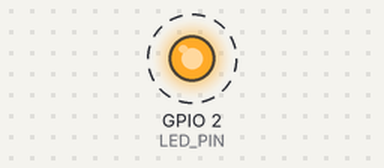
This sketch was run on a simulated ESP8266 (NodeMCU). On the bench: output pins drawn as LEDs (lit = HIGH). Dashed ring = blinking. WiFi joins after 1.5 s; servers stay silent unless stated; uploads are accepted with an empty reply; what the sketch prints to the serial monitor is not drawn.

Above: at 2.4 s.
Timing chart, 0 to 4.7 s (numbered marks = the images above):
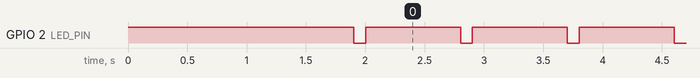

Measured:
- by itself, GPIO 2 (LED_PIN): alternates HIGH for 0.80 s and LOW for 0.10 s

The sketch:

esp8266_get_post_reg.ino
```cpp
#include <ESP8266WiFi.h>
#include <ESP8266HTTPClient.h>
#include <ArduinoJson.h>

#define LED_PIN LED_BUILTIN  // Используем встроенный светодиод

const char* ssid = "TP-Link_9108";
const char* password = "12345678";
const char* serverRunStatus = "http://192.168.0.109:8000/run_status";
const char* serverReg = "http://192.168.0.109:8000/reg";
const char* serverStatus = "http://192.168.0.109:8000/led_control/";

const String device_id = "esp8266_0";
WiFiClient client;  // Общий клиент для HTTP-запросов

void setup() {
  Serial.begin(115200);
  pinMode(LED_PIN, OUTPUT);
  digitalWrite(LED_PIN, HIGH);  // LED OFF (инверсная логика)

  WiFi.begin(ssid, password);
  while (WiFi.status() != WL_CONNECTED) {
    delay(500);
    Serial.print(".");
  }
  Serial.println("\nWiFi connected!");
  Serial.print("IP address: ");
  Serial.println(WiFi.localIP());

  sendREG();
}

void loop() {
  static unsigned long lastStatusCheck = 0;
  static unsigned long lastHeartbeat = 0;

  if (WiFi.status() != WL_CONNECTED) {
    WiFi.reconnect();
    delay(1000);
    return;
  }

  // Проверка статуса каждые 500 мс
  if (millis() - lastStatusCheck >= 500) {
    sendGetStatus();
    lastStatusCheck = millis();
  }

  // Отправка heartbeat каждые 60 секунд
  if (millis() - lastHeartbeat >= 60000) {
    sendRunStatus();
    lastHeartbeat = millis();
  }
}

void sendRunStatus() {
  HTTPClient http;
  http.begin(client, serverRunStatus);  // Исправлено здесь
  http.addHeader("Content-Type", "application/json");

  String mac = WiFi.macAddress();
  String payload = "{\"mac\":\"" + mac + "\",\"run_status\":\"run\"}";

  int httpCode = http.POST(payload);

  if (httpCode > 0) {
    Serial.printf("Heartbeat sent. Status: %d\n", httpCode);
  } else {
    Serial.printf("Heartbeat failed: %s\n", http.errorToString(httpCode).c_str());
  }

  http.end();
}

void sendGetStatus() {
  HTTPClient http;
  String url = String(serverStatus) + device_id;
  http.begin(client, url);  // Исправлено здесь

  int httpCode = http.GET();

  if (httpCode == HTTP_CODE_OK) {
    String response = http.getString();

    StaticJsonDocument<128> doc;
    DeserializationError error = deserializeJson(doc, response);

    if (!error) {
      const char* status = doc["status"];
      Serial.print("LED status: ");
      Serial.println(status);

      if (strcmp(status, "on") == 0) {
        digitalWrite(LED_PIN, LOW);  // Включение (инверсная логика)
      }
      else if (strcmp(status, "off") == 0) {
        digitalWrite(LED_PIN, HIGH);  // Выключение
      }
      else {
        blinkLED();
      }
    } else {
      Serial.println("JSON parsing error!");
      blinkLED();
    }
  } else if (httpCode > 0) {
    Serial.printf("HTTP error: %s\n", http.errorToString(httpCode).c_str());
    blinkLED();
  } else {
    Serial.printf("Connection failed: %s\n", http.errorToString(httpCode).c_str());
    blinkLED();
  }

  http.end();
}

void sendREG() {
  HTTPClient http;
  http.begin(client, serverReg);  // Исправлено здесь
  http.addHeader("Content-Type", "application/json");

  StaticJsonDocument<200> doc;
  doc["device_id"] = device_id;
  doc["mac"] = WiFi.macAddress();
  doc["ipAddress"] = WiFi.localIP().toString();

  String payload;
  serializeJson(doc, payload);

  int httpCode = http.POST(payload);

  if (httpCode > 0) {
    Serial.printf("Registration successful: %d\n", httpCode);
  } else {
    Serial.printf("Registration failed: %s\n", http.errorToString(httpCode).c_str());
  }

  http.end();
}

void blinkLED() {
  digitalWrite(LED_PIN, LOW);
  delay(100);
  digitalWrite(LED_PIN, HIGH);
  delay(100);
}
```
